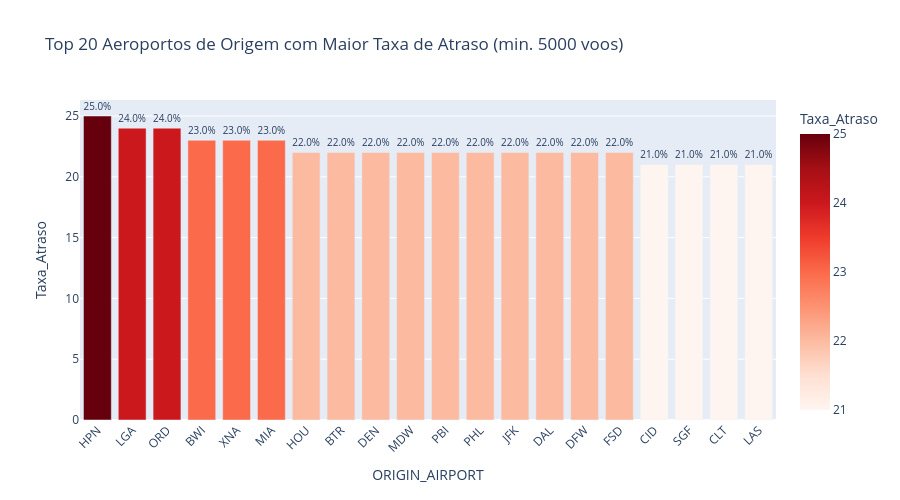

Notebook code cell kept with this figure:
### Code cell
# 3.2 Atraso vs Aeroportos
print('='*60)
print('TOP 20 AEROPORTOS COM MAIOR TAXA DE ATRASO (ORIGEM)')
print('='*60)

# Filtrar aeroportos com volume significativo (>1000 voos)
origin_stats = df_valid.groupby('ORIGIN_AIRPORT').agg({
    'ARRIVAL_DELAY': 'mean',
    'IS_DELAYED': 'mean',
    'FLIGHT_NUMBER': 'count'
}).round(2)
origin_stats.columns = ['Atraso_Medio', 'Taxa_Atraso', 'Total_Voos']
origin_stats['Taxa_Atraso'] = (origin_stats['Taxa_Atraso'] * 100).round(2)

# Filtrar aeroportos com mais de 5000 voos
origin_stats_filtered = origin_stats[origin_stats['Total_Voos'] >= 5000].sort_values('Taxa_Atraso', ascending=False)

fig = px.bar(origin_stats_filtered.head(20).reset_index(), 
             x='ORIGIN_AIRPORT', 
             y='Taxa_Atraso',
             color='Taxa_Atraso',
             color_continuous_scale='Reds',
             text='Taxa_Atraso',
             hover_data=['Atraso_Medio', 'Total_Voos'],
             title='Top 20 Aeroportos de Origem com Maior Taxa de Atraso (min. 5000 voos)')

fig.update_traces(texttemplate='%{text:.1f}%', textposition='outside')
fig.update_layout(xaxis_tickangle=-45, height=500)
fig.show()

print('\n📊 TOP 10 AEROPORTOS MAIS PROBLEMÁTICOS (ORIGEM):')
top_10_origin = origin_stats_filtered.head(10)
for i, (airport, row) in enumerate(top_10_origin.iterrows(), 1):
    print(f'   {i:2}. {airport}: Taxa {row["Taxa_Atraso"]:.1f}% | Atraso médio {row["Atraso_Medio"]:.1f}min | {row["Total_Voos"]:,} voos')

### Figure 1 — Plotly figure (JSON) as saved in the notebook; plotly's stock layout.template omitted (floating-point values rounded to 4 significant figures)
{"data": [{"customdata": [[9.56, 7164.0], [5.63, 95070.0], [8.6, 277300.0], [7.25, 84550.0], [11.23, 8987.0], [7.04, 68560.0], [7.6, 51270.0], [11.2, 7003.0], [7.19, 193900.0], [6.05, 78930.0], [7.94, 22220.0], [4.39, 64950.0], [3.61, 91890.0], [7.99, 58850.0], [6.92, 233300.0], [9.27, 5177.0], [8.71, 6608.0], [9.52, 6062.0], [5.85, 99240.0], [6.02, 132200.0]], "hovertemplate": "ORIGIN_AIRPORT=%{x}<br>Taxa_Atraso=%{marker.color}<br>Atraso_Medio=%{customdata[0]}<br>Total_Voos=%{customdata[1]}<extra></extra>", "legendgroup": "", "marker": {"color": [25.0, 24.0, 24.0, 23.0, 23.0, 23.0, 22.0, 22.0, 22.0, 22.0, 22.0, 22.0, 22.0, 22.0, 22.0, 22.0, 21.0, 21.0, 21.0, 21.0], "coloraxis": "coloraxis", "pattern": {"shape": ""}}, "name": "", "orientation": "v", "showlegend": false, "text": [25.0, 24.0, 24.0, 23.0, 23.0, 23.0, 22.0, 22.0, 22.0, 22.0, 22.0, 22.0, 22.0, 22.0, 22.0, 22.0, 21.0, 21.0, 21.0, 21.0], "textposition": "outside", "texttemplate": "%{text:.1f}%", "type": "bar", "x": ["HPN", "LGA", "ORD", "BWI", "XNA", "MIA", "HOU", "BTR", "DEN", "MDW", "PBI", "PHL", "JFK", "DAL", "DFW", "FSD", "CID", "SGF", "CLT", "LAS"], "xaxis": "x", "y": [25.0, 24.0, 24.0, 23.0, 23.0, 23.0, 22.0, 22.0, 22.0, 22.0, 22.0, 22.0, 22.0, 22.0, 22.0, 22.0, 21.0, 21.0, 21.0, 21.0], "yaxis": "y"}], "layout": {"barmode": "relative", "coloraxis": {"colorbar": {"title": {"text": "Taxa_Atraso"}}, "colorscale": [[0, "rgb(255,245,240)"], [0.125, "rgb(254,224,210)"], [0.25, "rgb(252,187,161)"], [0.375, "rgb(252,146,114)"], [0.5, "rgb(251,106,74)"], [0.625, "rgb(239,59,44)"], [0.75, "rgb(203,24,29)"], [0.875, "rgb(165,15,21)"], [1, "rgb(103,0,13)"]]}, "height": 500, "legend": {"tracegroupgap": 0}, "title": {"text": "Top 20 Aeroportos de Origem com Maior Taxa de Atraso (min. 5000 voos)"}, "xaxis": {"anchor": "y", "domain": [0, 1], "tickangle": -45, "title": {"text": "ORIGIN_AIRPORT"}}, "yaxis": {"anchor": "x", "domain": [0, 1], "title": {"text": "Taxa_Atraso"}}}}
